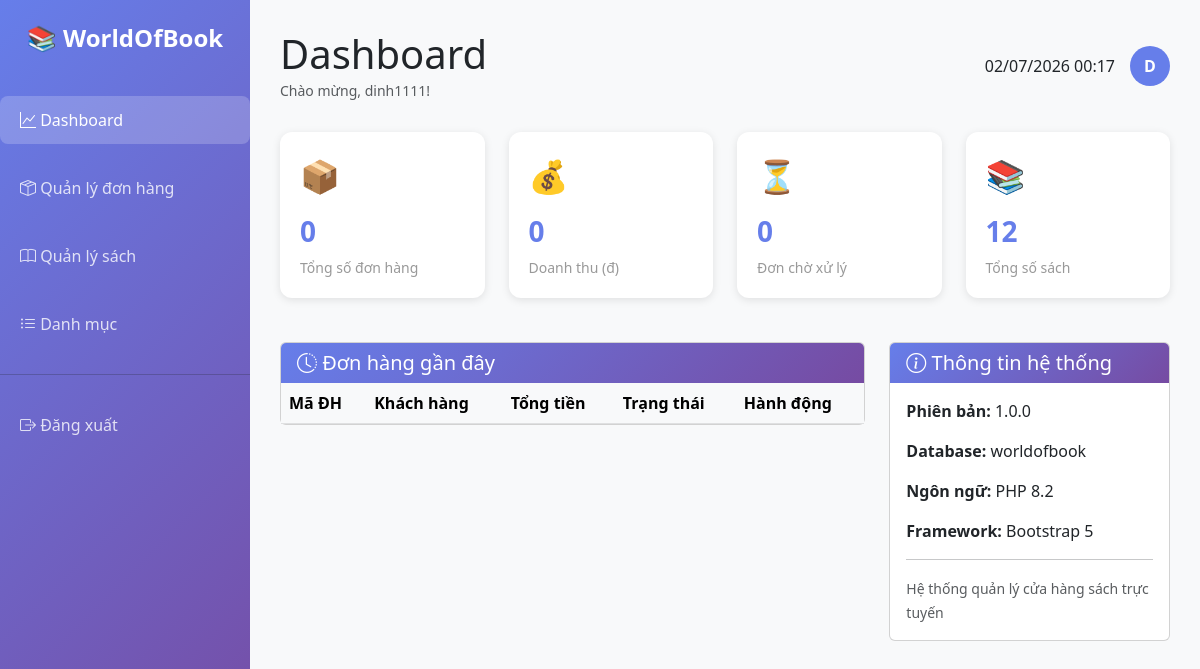
The app's page /pages/admin_dashboard.php (signed in), older data.
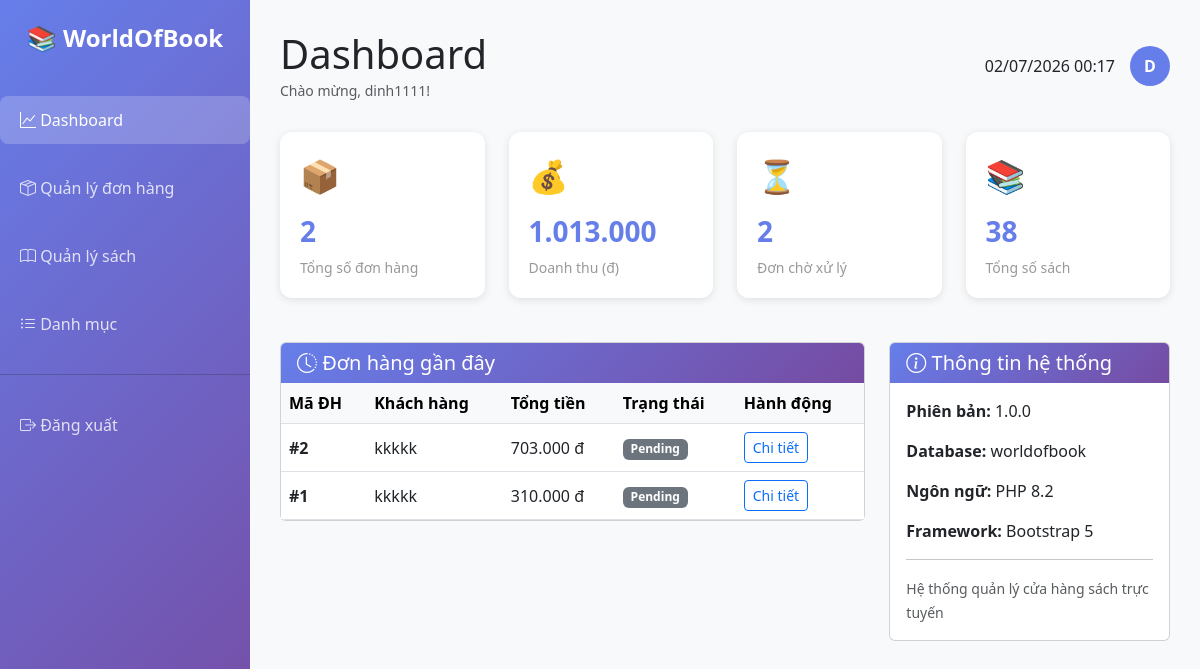
The same page, newer data.
### tables this page shows
CREATE TABLE `orders` (
  `order_id` int(11) NOT NULL,
  `user_id` int(11) DEFAULT NULL,
  `full_name` varchar(150) NOT NULL,
  `email` varchar(150) NOT NULL,
  `phone` varchar(20) NOT NULL,
  `address` text NOT NULL,
  `total_amount` decimal(10,2) NOT NULL,
  `status` varchar(50) DEFAULT 'Pending',
  `created_at` timestamp NOT NULL DEFAULT current_timestamp()
);

### public_html/pages/admin_dashboard.php (the view, shortened to what the changed rows need)
<?php
require_once 'db.php';
$stats = [];
$stmt = $pdo->query("select count(*) as total from orders");
$stats['total_orders'] = $stmt->fetch()['total'];
$stmt = $pdo->query("select sum(total_amount) as revenue from orders where status != 'cancelled'");
$result = $stmt->fetch();
$stats['revenue'] = $result['revenue'] ?? 0;
$stmt = $pdo->query("select count(*) as pending from orders where status = 'pending'");
$stats['pending'] = $stmt->fetch()['pending'];
$stmt = $pdo->query("select count(*) as total from books");
$stats['total_books'] = $stmt->fetch()['total'];
$stmt = $pdo->query("select * from orders order by created_at desc limit 5");
$recent_orders = $stmt->fetchAll();
?>
<!DOCTYPE html>
<html lang="vi">
<head>
    <link href="https://cdn.jsdelivr.net/npm/bootstrap@5.3.0/dist/css/bootstrap.min.css" rel="stylesheet">
    <link rel="stylesheet" href="https://cdn.jsdelivr.net/npm/bootstrap-icons@1.10.5/font/bootstrap-icons.css">
</head>
<body>
    <div class="main-content">
        <div class="header-top">
            <div>
                <h1 class="mb-0">Dashboard</h1>
            </div>
        </div>
        <div class="row mb-4">
            <div class="col-md-6 col-lg-3">
                <div class="stat-card">
                    <div class="stat-icon">📦</div>
                    <div class="stat-value"><?= $stats['total_orders'] ?></div>
                    <div class="stat-label">Tổng số đơn hàng</div>
                </div>
            </div>
            <div class="col-md-6 col-lg-3">
                <div class="stat-card">
                    <div class="stat-icon">💰</div>
                    <div class="stat-value"><?= number_format($stats['revenue'], 0, ',', '.') ?></div>
                    <div class="stat-label">Doanh thu (đ)</div>
                </div>
            </div>
            <div class="col-md-6 col-lg-3">
                <div class="stat-card">
                    <div class="stat-icon">⏳</div>
                    <div class="stat-value"><?= $stats['pending'] ?></div>
                    <div class="stat-label">Đơn chờ xử lý</div>
                </div>
            </div>
            <div class="col-md-6 col-lg-3">
                <div class="stat-card">
                    <div class="stat-icon">📚</div>
                    <div class="stat-value"><?= $stats['total_books'] ?></div>
                    <div class="stat-label">Tổng số sách</div>
                </div>
            </div>
        </div>
        <div class="row">
            <div class="col-lg-8">
                <div class="card">
                    <div class="card-body p-0">
                        <div class="table-responsive">
                            <table class="table table-hover align-middle m-0">
                                <thead class="table-light">
                                    <tr>
                                        <th>Mã ĐH</th>
                                        <th>Khách hàng</th>
                                        <th>Tổng tiền</th>
                                        <th>Trạng thái</th>
                                        <th>Hành động</th>
                                    </tr>
                                </thead>
                                <tbody>
                                    <?php foreach ($recent_orders as $order): ?>
                                        <tr>
                                            <td><strong>#<?= $order['order_id'] ?></strong></td>
                                            <td><?= htmlspecialchars($order['full_name']) ?></td>
                                            <td><?= number_format($order['total_amount'], 0, ',', '.') ?> đ</td>
                                            <td>
                                                <?php
                                                $badge_class = 'bg-secondary';
                                                ?>
                                                <span class="badge <?= $badge_class ?>"><?= $order['status'] ?></span>
                                            </td>
                                            <td>
                                                <a href="admin_order_detail.php?id=<?= $order['order_id'] ?>"
                                                    class="btn btn-sm btn-outline-primary">Chi tiết</a>
                                            </td>
                                        </tr>
                                    <?php endforeach; ?>
                                </tbody>
                            </table>
                        </div>
                    </div>
                </div>
            </div>
        </div>
    </div>
</body>
</html>

Row changes from the older to the newer data that the page shows:
added orders: order_id "2", full_name "kkkkk", total_amount "703.000", status "Pending"
added orders: order_id "1", full_name "kkkkk", total_amount "310.000", status "Pending"
Text that changed along with them:
$stats['total_orders']: "0" → "2"
$stats['revenue']: "0" → "1.013.000"
$stats['pending']: "0" → "2"
$stats['total_books']: "12" → "38"
